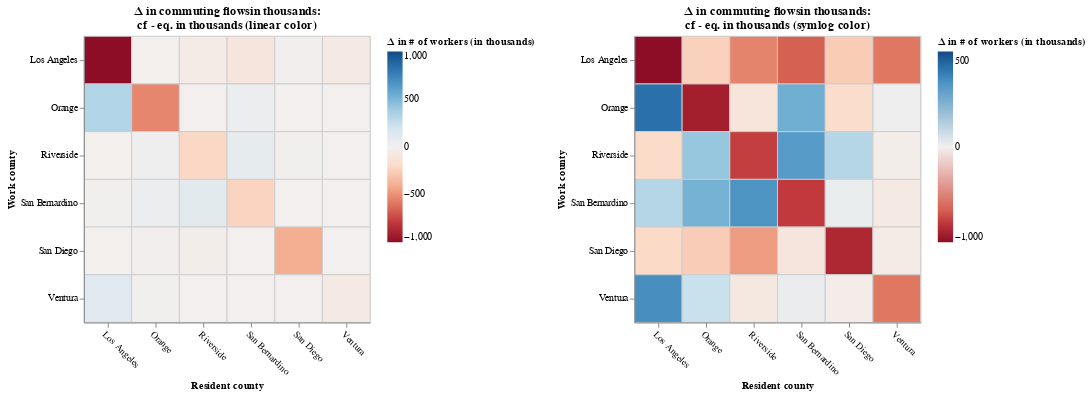

The notebook cell saved with this chart:
### Code cell
chart_Lij_compare_lin = plot_L_ij_compare(df_compare_ij, scale='linear')
chart_Lij_compare_log = plot_L_ij_compare(df_compare_ij, scale='symlog')
alt.hconcat(chart_Lij_compare_lin, chart_Lij_compare_log).resolve_scale(color='independent')

### Figure 1 — Vega-Lite specification as saved in the notebook (floating-point values rounded to 4 significant figures)
{"config": {"view": {"continuousWidth": 300, "continuousHeight": 300}}, "hconcat": [{"mark": {"type": "rect", "stroke": "#cdcdcd", "strokeWidth": 1}, "encoding": {"color": {"field": "diff_L_ij", "scale": {"clamp": true, "domain": [-1000.0, 1000.0], "scheme": "redblue", "type": "linear"}, "title": "Δ in # of workers (in thousands)", "type": "quantitative"}, "tooltip": [{"field": "county_i_name", "type": "nominal"}, {"field": "county_j_name", "type": "nominal"}, {"field": "diff_L_ij", "type": "quantitative"}], "x": {"axis": {"labelAngle": 45}, "field": "county_i_name", "title": "Resident county", "type": "nominal"}, "y": {"field": "county_j_name", "title": "Work county", "type": "nominal"}}, "height": 300, "title": ["Δ in commuting flowsin thousands:", "cf - eq. in thousands (linear color)"], "width": 300}, {"mark": {"type": "rect", "stroke": "#cdcdcd", "strokeWidth": 1}, "encoding": {"color": {"field": "diff_L_ij", "scale": {"clamp": true, "domain": [-1000.0, 1000.0], "scheme": "redblue", "type": "symlog"}, "title": "Δ in # of workers (in thousands)", "type": "quantitative"}, "tooltip": [{"field": "county_i_name", "type": "nominal"}, {"field": "county_j_name", "type": "nominal"}, {"field": "diff_L_ij", "type": "quantitative"}], "x": {"axis": {"labelAngle": 45}, "field": "county_i_name", "title": "Resident county", "type": "nominal"}, "y": {"field": "county_j_name", "title": "Work county", "type": "nominal"}}, "height": 300, "title": ["Δ in commuting flowsin thousands:", "cf - eq. in thousands (symlog color)"], "width": 300}], "data": {"name": "data-33be99b21a7bbfa97e8b938872a2e2fc"}, "resolve": {"scale": {"color": "independent"}}, "$schema": "https://vega.github.io/schema/vega-lite/v5.20.1.json", "datasets": {"data-33be99b21a7bbfa97e8b938872a2e2fc": [{"county_i_name": "Los Angeles", "county_j_name": "Los Angeles", "L_ij_data": 4430.0, "L_ij_cf": 2548.0, "U_ij_eq": 0.265, "U_ij_cf": 0.245, "pi_ij_cond_eq": 0.771, "pi_ij_cond_cf": 0.771, "pi_ij_joint_eq": 0.3578, "pi_ij_joint_cf": 0.3578, "diff_U_ij": -0.02, "diff_pi_ij_joint": 0.0, "diff_pi_ij_cond": 0.0, "diff_L_ij": -1881.0}, {"county_i_name": "Orange", "county_j_name": "Los Angeles", "L_ij_data": 180.2, "L_ij_cf": 175.8, "U_ij_eq": -2.388, "U_ij_cf": -2.388, "pi_ij_cond_eq": 0.1664, "pi_ij_cond_cf": 0.1664, "pi_ij_joint_eq": 0.02519, "pi_ij_joint_cf": 0.02519, "diff_U_ij": 0.0, "diff_pi_ij_joint": 0.0, "diff_pi_ij_cond": 0.0, "diff_L_ij": -4.464}, {"county_i_name": "Riverside", "county_j_name": "Los Angeles", "L_ij_data": 53.17, "L_ij_cf": 10.55, "U_ij_eq": -5.388, "U_ij_cf": -5.388, "pi_ij_cond_eq": 0.01262, "pi_ij_cond_cf": 0.01262, "pi_ij_joint_eq": 0.001255, "pi_ij_joint_cf": 0.001255, "diff_U_ij": 0.0, "diff_pi_ij_joint": 0.0, "diff_pi_ij_cond": 0.0, "diff_L_ij": -42.62}, {"county_i_name": "San Bernardino", "county_j_name": "Los Angeles", "L_ij_data": 133.0, "L_ij_cf": 37.54, "U_ij_eq": -4.05, "U_ij_cf": -4.05, "pi_ij_cond_eq": 0.05374, "pi_ij_cond_cf": 0.05374, "pi_ij_joint_eq": 0.004782, "pi_ij_joint_cf": 0.004782, "diff_U_ij": 0.0, "diff_pi_ij_joint": 0.0, "diff_pi_ij_cond": 0.0, "diff_L_ij": -95.45}, {"county_i_name": "San Diego", "county_j_name": "Los Angeles", "L_ij_data": 6.075, "L_ij_cf": 0.7358, "U_ij_eq": -7.961, "U_ij_cf": -7.961, "pi_ij_cond_eq": 0.0006059, "pi_ij_cond_cf": 0.0006059, "pi_ij_joint_eq": 9.577e-05, "pi_ij_joint_cf": 9.577e-05, "diff_U_ij": 0.0, "diff_pi_ij_joint": 0.0, "diff_pi_ij_cond": 0.0, "diff_L_ij": -5.339}, {"county_i_name": "Ventura", "county_j_name": "Los Angeles", "L_ij_data": 66.18, "L_ij_cf": 7.807, "U_ij_eq": -5.527, "U_ij_cf": -5.527, "pi_ij_cond_eq": 0.02866, "pi_ij_cond_cf": 0.02866, "pi_ij_joint_eq": 0.001092, "pi_ij_joint_cf": 0.001092, "diff_U_ij": 0.0, "diff_pi_ij_joint": 0.0, "diff_pi_ij_cond": 0.0, "diff_L_ij": -58.37}, {"county_i_name": "Los Angeles", "county_j_name": "Orange", "L_ij_data": 196.2, "L_ij_cf": 520.5, "U_ij_eq": -1.323, "U_ij_cf": -1.343, "pi_ij_cond_eq": 0.1575, "pi_ij_cond_cf": 0.1575, "pi_ij_joint_eq": 0.07308, "pi_ij_joint_cf": 0.07308, "diff_U_ij": -0.02, "diff_pi_ij_joint": 0.0, "diff_pi_ij_cond": 0.0, "diff_L_ij": 324.3}, {"county_i_name": "Orange", "county_j_name": "Orange", "L_ij_data": 1325.0, "L_ij_cf": 787.6, "U_ij_eq": -0.8888, "U_ij_cf": -0.8888, "pi_ij_cond_eq": 0.7453, "pi_ij_cond_cf": 0.7453, "pi_ij_joint_eq": 0.1129, "pi_ij_joint_cf": 0.1129, "diff_U_ij": 0.0, "diff_pi_ij_joint": 0.0, "diff_pi_ij_cond": 0.0, "diff_L_ij": -537.9}, {"county_i_name": "Riverside", "county_j_name": "Orange", "L_ij_data": 75.86, "L_ij_cf": 74.77, "U_ij_eq": -3.43, "U_ij_cf": -3.43, "pi_ij_cond_eq": 0.08945, "pi_ij_cond_cf": 0.08945, "pi_ij_joint_eq": 0.008894, "pi_ij_joint_cf": 0.008894, "diff_U_ij": 0.0, "diff_pi_ij_joint": 0.0, "diff_pi_ij_cond": 0.0, "diff_L_ij": -1.09}, {"county_i_name": "San Bernardino", "county_j_name": "Orange", "L_ij_data": 37.33, "L_ij_cf": 79.22, "U_ij_eq": -3.303, "U_ij_cf": -3.303, "pi_ij_cond_eq": 0.1134, "pi_ij_cond_cf": 0.1134, "pi_ij_joint_eq": 0.01009, "pi_ij_joint_cf": 0.01009, "diff_U_ij": 0.0, "diff_pi_ij_joint": 0.0, "diff_pi_ij_cond": 0.0, "diff_L_ij": 41.9}, {"county_i_name": "San Diego", "county_j_name": "Orange", "L_ij_data": 12.12, "L_ij_cf": 9.544, "U_ij_eq": -5.398, "U_ij_cf": -5.398, "pi_ij_cond_eq": 0.007859, "pi_ij_cond_cf": 0.007859, "pi_ij_joint_eq": 0.001242, "pi_ij_joint_cf": 0.001242, "diff_U_ij": 0.0, "diff_pi_ij_joint": 0.0, "diff_pi_ij_cond": 0.0, "diff_L_ij": -2.576}, {"county_i_name": "Ventura", "county_j_name": "Orange", "L_ij_data": 0.576, "L_ij_cf": 0.6973, "U_ij_eq": -7.942, "U_ij_cf": -7.942, "pi_ij_cond_eq": 0.00256, "pi_ij_cond_cf": 0.00256, "pi_ij_joint_eq": 9.756e-05, "pi_ij_joint_cf": 9.756e-05, "diff_U_ij": 0.0, "diff_pi_ij_joint": 0.0, "diff_pi_ij_cond": 0.0, "diff_L_ij": 0.1213}, {"county_i_name": "Los Angeles", "county_j_name": "Riverside", "L_ij_data": 16.79, "L_ij_cf": 13.87, "U_ij_eq": -4.948, "U_ij_cf": -4.968, "pi_ij_cond_eq": 0.004197, "pi_ij_cond_cf": 0.004197, "pi_ij_joint_eq": 0.001947, "pi_ij_joint_cf": 0.001947, "diff_U_ij": -0.02, "diff_pi_ij_joint": 0.0, "diff_pi_ij_cond": 0.0, "diff_L_ij": -2.916}, {"county_i_name": "Orange", "county_j_name": "Riverside", "L_ij_data": 16.21, "L_ij_cf": 33.2, "U_ij_eq": -4.055, "U_ij_cf": -4.055, "pi_ij_cond_eq": 0.03141, "pi_ij_cond_cf": 0.03141, "pi_ij_joint_eq": 0.004757, "pi_ij_joint_cf": 0.004757, "diff_U_ij": 0.0, "diff_pi_ij_joint": 0.0, "diff_pi_ij_cond": 0.0, "diff_L_ij": 16.99}, {"county_i_name": "Riverside", "county_j_name": "Riverside", "L_ij_data": 725.5, "L_ij_cf": 513.9, "U_ij_eq": -1.502, "U_ij_cf": -1.502, "pi_ij_cond_eq": 0.6147, "pi_ij_cond_cf": 0.6147, "pi_ij_joint_eq": 0.06112, "pi_ij_joint_cf": 0.06112, "diff_U_ij": 0.0, "diff_pi_ij_joint": 0.0, "diff_pi_ij_cond": 0.0, "diff_L_ij": -211.7}, {"county_i_name": "San Bernardino", "county_j_name": "Riverside", "L_ij_data": 78.51, "L_ij_cf": 153.9, "U_ij_eq": -2.639, "U_ij_cf": -2.639, "pi_ij_cond_eq": 0.2203, "pi_ij_cond_cf": 0.2203, "pi_ij_joint_eq": 0.0196, "pi_ij_joint_cf": 0.0196, "diff_U_ij": 0.0, "diff_pi_ij_joint": 0.0, "diff_pi_ij_cond": 0.0, "diff_L_ij": 75.38}, {"county_i_name": "San Diego", "county_j_name": "Riverside", "L_ij_data": 6.989, "L_ij_cf": 14.47, "U_ij_eq": -4.982, "U_ij_cf": -4.982, "pi_ij_cond_eq": 0.01191, "pi_ij_cond_cf": 0.01191, "pi_ij_joint_eq": 0.001883, "pi_ij_joint_cf": 0.001883, "diff_U_ij": 0.0, "diff_pi_ij_joint": 0.0, "diff_pi_ij_cond": 0.0, "diff_L_ij": 7.478}, {"county_i_name": "Ventura", "county_j_name": "Riverside", "L_ij_data": 0.177, "L_ij_cf": 0.01497, "U_ij_eq": -11.78, "U_ij_cf": -11.78, "pi_ij_cond_eq": 5.495e-05, "pi_ij_cond_cf": 5.495e-05, "pi_ij_joint_eq": 2.094e-06, "pi_ij_joint_cf": 2.094e-06, "diff_U_ij": 0.0, "diff_pi_ij_joint": 0.0, "diff_pi_ij_cond": 0.0, "diff_L_ij": -0.162}, {"county_i_name": "Los Angeles", "county_j_name": "San Bernardino", "L_ij_data": 60.78, "L_ij_cf": 68.37, "U_ij_eq": -3.353, "U_ij_cf": -3.373, "pi_ij_cond_eq": 0.02069, "pi_ij_cond_cf": 0.02069, "pi_ij_joint_eq": 0.009599, "pi_ij_joint_cf": 0.009599, "diff_U_ij": -0.02, "diff_pi_ij_joint": 0.0, "diff_pi_ij_cond": 0.0, "diff_L_ij": 7.59}, {"county_i_name": "Orange", "county_j_name": "San Bernardino", "L_ij_data": 12.93, "L_ij_cf": 48.73, "U_ij_eq": -3.671, "U_ij_cf": -3.671, "pi_ij_cond_eq": 0.04612, "pi_ij_cond_cf": 0.04612, "pi_ij_joint_eq": 0.006983, "pi_ij_joint_cf": 0.006983, "diff_U_ij": 0.0, "diff_pi_ij_joint": 0.0, "diff_pi_ij_cond": 0.0, "diff_L_ij": 35.8}, {"county_i_name": "Riverside", "county_j_name": "San Bernardino", "L_ij_data": 113.7, "L_ij_cf": 213.2, "U_ij_eq": -2.382, "U_ij_cf": -2.382, "pi_ij_cond_eq": 0.2551, "pi_ij_cond_cf": 0.2551, "pi_ij_joint_eq": 0.02536, "pi_ij_joint_cf": 0.02536, "diff_U_ij": 0.0, "diff_pi_ij_joint": 0.0, "diff_pi_ij_cond": 0.0, "diff_L_ij": 99.5}, {"county_i_name": "San Bernardino", "county_j_name": "San Bernardino", "L_ij_data": 657.2, "L_ij_cf": 425.1, "U_ij_eq": -1.623, "U_ij_cf": -1.623, "pi_ij_cond_eq": 0.6085, "pi_ij_cond_cf": 0.6085, "pi_ij_joint_eq": 0.05414, "pi_ij_joint_cf": 0.05414, "diff_U_ij": 0.0, "diff_pi_ij_joint": 0.0, "diff_pi_ij_cond": 0.0, "diff_L_ij": -232.2}, {"county_i_name": "San Diego", "county_j_name": "San Bernardino", "L_ij_data": 1.209, "L_ij_cf": 1.599, "U_ij_eq": -7.185, "U_ij_cf": -7.185, "pi_ij_cond_eq": 0.001316, "pi_ij_cond_cf": 0.001316, "pi_ij_joint_eq": 0.0002081, "pi_ij_joint_cf": 0.0002081, "diff_U_ij": 0.0, "diff_pi_ij_joint": 0.0, "diff_pi_ij_cond": 0.0, "diff_L_ij": 0.3895}, {"county_i_name": "Ventura", "county_j_name": "San Bernardino", "L_ij_data": 0.586, "L_ij_cf": 0.08886, "U_ij_eq": -10.0, "U_ij_cf": -10.0, "pi_ij_cond_eq": 0.0003262, "pi_ij_cond_cf": 0.0003262, "pi_ij_joint_eq": 1.243e-05, "pi_ij_joint_cf": 1.243e-05, "diff_U_ij": 0.0, "diff_pi_ij_joint": 0.0, "diff_pi_ij_cond": 0.0, "diff_L_ij": -0.4971}, {"county_i_name": "Los Angeles", "county_j_name": "San Diego", "L_ij_data": 4.724, "L_ij_cf": 1.557, "U_ij_eq": -7.135, "U_ij_cf": -7.155, "pi_ij_cond_eq": 0.0004712, "pi_ij_cond_cf": 0.0004712, "pi_ij_joint_eq": 0.0002186, "pi_ij_joint_cf": 0.0002186, "diff_U_ij": -0.02, "diff_pi_ij_joint": 0.0, "diff_pi_ij_cond": 0.0, "diff_L_ij": -3.167}, {"county_i_name": "Orange", "county_j_name": "San Diego", "L_ij_data": 12.09, "L_ij_cf": 6.822, "U_ij_eq": -5.638, "U_ij_cf": -5.638, "pi_ij_cond_eq": 0.006456, "pi_ij_cond_cf": 0.006456, "pi_ij_joint_eq": 0.0009775, "pi_ij_joint_cf": 0.0009775, "diff_U_ij": 0.0, "diff_pi_ij_joint": 0.0, "diff_pi_ij_cond": 0.0, "diff_L_ij": -5.272}, {"county_i_name": "Riverside", "county_j_name": "San Diego", "L_ij_data": 47.07, "L_ij_cf": 23.29, "U_ij_eq": -4.596, "U_ij_cf": -4.596, "pi_ij_cond_eq": 0.02787, "pi_ij_cond_cf": 0.02787, "pi_ij_joint_eq": 0.002771, "pi_ij_joint_cf": 0.002771, "diff_U_ij": 0.0, "diff_pi_ij_joint": 0.0, "diff_pi_ij_cond": 0.0, "diff_L_ij": -23.78}, {"county_i_name": "San Bernardino", "county_j_name": "San Diego", "L_ij_data": 2.796, "L_ij_cf": 1.858, "U_ij_eq": -7.056, "U_ij_cf": -7.056, "pi_ij_cond_eq": 0.002659, "pi_ij_cond_cf": 0.002659, "pi_ij_joint_eq": 0.0002366, "pi_ij_joint_cf": 0.0002366, "diff_U_ij": 0.0, "diff_pi_ij_joint": 0.0, "diff_pi_ij_cond": 0.0, "diff_L_ij": -0.9384}, {"county_i_name": "San Diego", "county_j_name": "San Diego", "L_ij_data": 1589.0, "L_ij_cf": 1188.0, "U_ij_eq": -0.5738, "U_ij_cf": -0.5738, "pi_ij_cond_eq": 0.9783, "pi_ij_cond_cf": 0.9783, "pi_ij_joint_eq": 0.1546, "pi_ij_joint_cf": 0.1546, "diff_U_ij": 0.0, "diff_pi_ij_joint": 0.0, "diff_pi_ij_cond": 0.0, "diff_L_ij": -400.7}, {"county_i_name": "Ventura", "county_j_name": "San Diego", "L_ij_data": 0.333, "L_ij_cf": 0.002775, "U_ij_eq": -13.47, "U_ij_cf": -13.47, "pi_ij_cond_eq": 1.019e-05, "pi_ij_cond_cf": 1.019e-05, "pi_ij_joint_eq": 3.883e-07, "pi_ij_joint_cf": 3.883e-07, "diff_U_ij": 0.0, "diff_pi_ij_joint": 0.0, "diff_pi_ij_cond": 0.0, "diff_L_ij": -0.3302}, {"county_i_name": "Los Angeles", "county_j_name": "Ventura", "L_ij_data": 34.3, "L_ij_cf": 152.4, "U_ij_eq": -2.552, "U_ij_cf": -2.572, "pi_ij_cond_eq": 0.0461, "pi_ij_cond_cf": 0.0461, "pi_ij_joint_eq": 0.02139, "pi_ij_joint_cf": 0.02139, "diff_U_ij": -0.02, "diff_pi_ij_joint": 0.0, "diff_pi_ij_cond": 0.0, "diff_L_ij": 118.1}, {"county_i_name": "Orange", "county_j_name": "Ventura", "L_ij_data": 0.605, "L_ij_cf": 4.596, "U_ij_eq": -6.032, "U_ij_cf": -6.032, "pi_ij_cond_eq": 0.00435, "pi_ij_cond_cf": 0.00435, "pi_ij_joint_eq": 0.0006586, "pi_ij_joint_cf": 0.0006586, "diff_U_ij": 0.0, "diff_pi_ij_joint": 0.0, "diff_pi_ij_cond": 0.0, "diff_L_ij": 3.991}, {"county_i_name": "Riverside", "county_j_name": "Ventura", "L_ij_data": 0.824, "L_ij_cf": 0.2223, "U_ij_eq": -9.248, "U_ij_cf": -9.248, "pi_ij_cond_eq": 0.0002659, "pi_ij_cond_cf": 0.0002659, "pi_ij_joint_eq": 2.644e-05, "pi_ij_joint_cf": 2.644e-05, "diff_U_ij": 0.0, "diff_pi_ij_joint": 0.0, "diff_pi_ij_cond": 0.0, "diff_L_ij": -0.6017}, {"county_i_name": "San Bernardino", "county_j_name": "Ventura", "L_ij_data": 0.512, "L_ij_cf": 0.9522, "U_ij_eq": -7.724, "U_ij_cf": -7.724, "pi_ij_cond_eq": 0.001363, "pi_ij_cond_cf": 0.001363, "pi_ij_joint_eq": 0.0001213, "pi_ij_joint_cf": 0.0001213, "diff_U_ij": 0.0, "diff_pi_ij_joint": 0.0, "diff_pi_ij_cond": 0.0, "diff_L_ij": 0.4402}, {"county_i_name": "San Diego", "county_j_name": "Ventura", "L_ij_data": 0.295, "L_ij_cf": 0.02559, "U_ij_eq": -11.32, "U_ij_cf": -11.32, "pi_ij_cond_eq": 2.107e-05, "pi_ij_cond_cf": 2.107e-05, "pi_ij_joint_eq": 3.331e-06, "pi_ij_joint_cf": 3.331e-06, "diff_U_ij": 0.0, "diff_pi_ij_joint": 0.0, "diff_pi_ij_cond": 0.0, "diff_L_ij": -0.2694}, {"county_i_name": "Ventura", "county_j_name": "Ventura", "L_ij_data": 321.7, "L_ij_cf": 263.8, "U_ij_eq": -2.006, "U_ij_cf": -2.006, "pi_ij_cond_eq": 0.9684, "pi_ij_cond_cf": 0.9684, "pi_ij_joint_eq": 0.03691, "pi_ij_joint_cf": 0.03691, "diff_U_ij": 0.0, "diff_pi_ij_joint": 0.0, "diff_pi_ij_cond": 0.0, "diff_L_ij": -57.88}]}}
